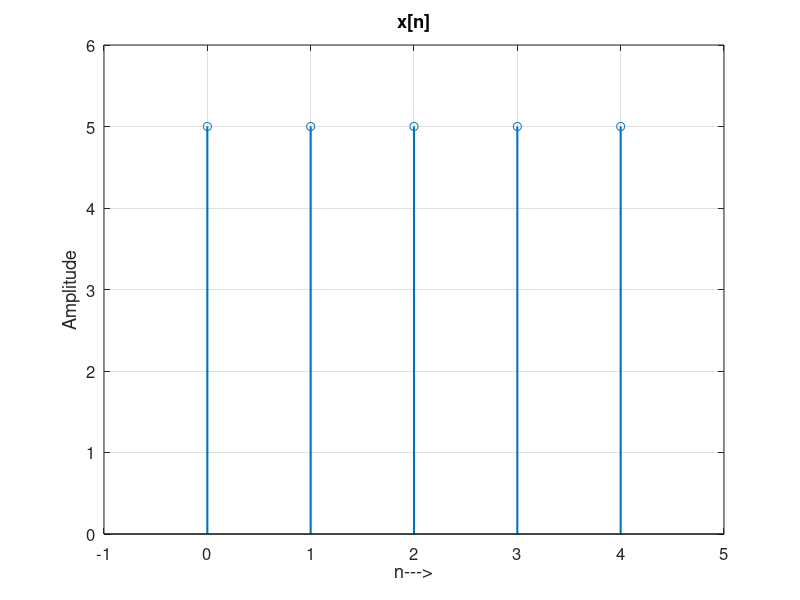
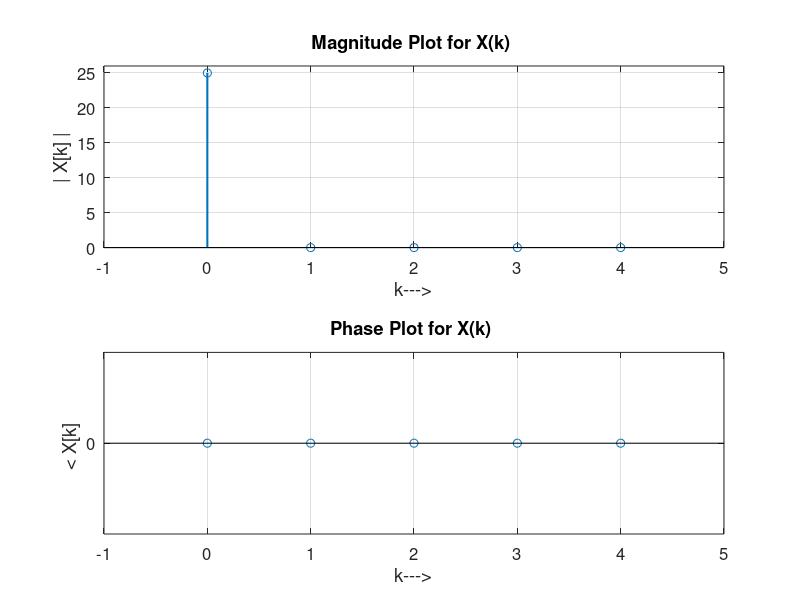
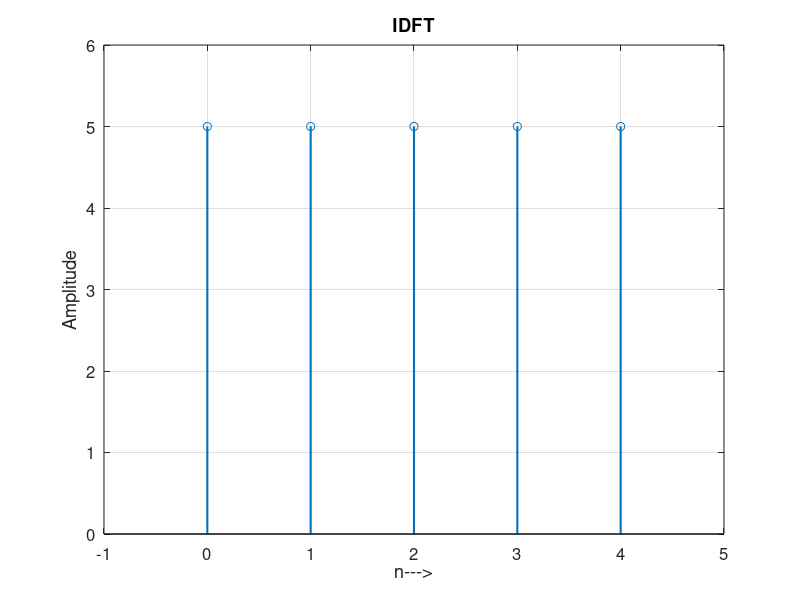
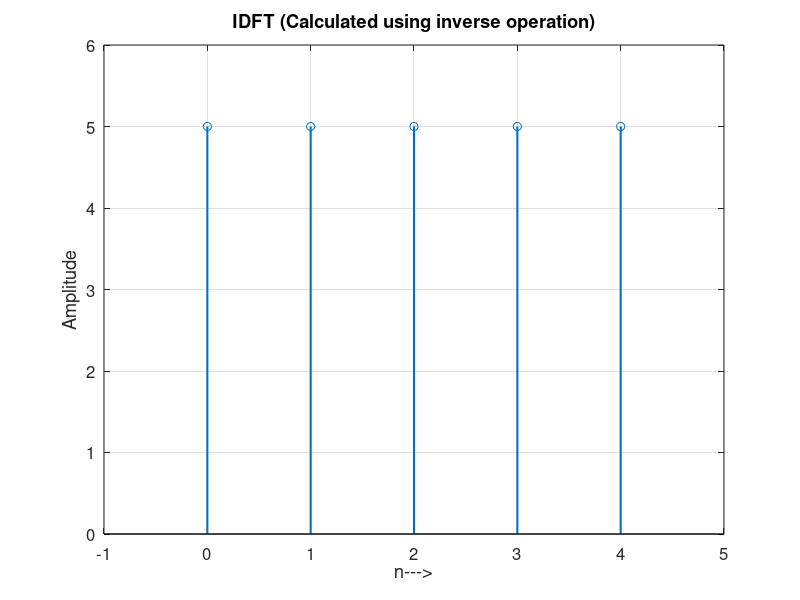

MATLAB code to generate these figures, in order:
clc;
clear;

% Asking for length of sequence
n = input("Enter length of sequence : ");

x = zeros(1, n);

% Taking User input
disp("Enter values in sequence x[n]");

for i = 1:n
    x(i) = input("> ");
end

% No. of points to be included in DFT
N = input("Enter no. of points you want to include in DFT: ");

% Condition check
if N < n
    error('Operation cannot be performed!!!');
else
    x = [x zeros(1, N - n)];
end

x = x';

range = 0:N-1;

% Defining bases functions matrix
Dn = ones(N, N); 
for i = 2:N
    for k = 2:N
        Dn(i, k) = exp(-1j*2*pi*(k-1)*(i-1)/ N);
    end
end

% Calculation DFT X(k)
X = Dn * x;

% Setting a small threshold for comparison
threshold = 1e-10;
for j = 1:N
    if abs(real(X(j))) < threshold
        X(j) = complex(0, imag(X(j)));
    end
    if abs(imag(X(j))) < threshold
        X(j) = complex(real(X(j)), 0);
    end
end

% Calculating conjugation of Dn
conj_Dn = conj(Dn);

% Calculating IDFT of X(k)
new_x = (1 / N) * conj_Dn * X;

% Verification by inverse operation
inverse_Dn = inv(Dn);
new_x2 = inverse_Dn * X;

% Plotting input sequence : x[n]
figure(1)
stem(range, x,'LineWidth',1.5)
grid on;
set(gca, 'FontSize', 12);
xlabel("n--->")
ylabel("Amplitude")
title("x[n]")
xlim([min(range)-1,max(range)+1])
ylim([0, max(x)+1])

% Plotting magnitude plot for X(k)
figure(2)
subplot(2,1,1)
stem(range, abs(X),'LineWidth',1.5)
grid on;
set(gca, 'FontSize', 12);
xlabel("k--->")
ylabel("| X[k] |")
title("Magnitude Plot for X(k) ")
xlim([min(range)-1,max(range)+1])
ylim([0, max(abs(X))+1])

% Plotting phase plot for X(k)
subplot(2,1,2)
stem(range, angle(X),'LineWidth',1.5)
grid on;
set(gca, 'FontSize', 12);
xlabel("k--->")
ylabel("< X[k] ")
title("Phase Plot for X(k) ")
xlim([min(range)-1,max(range)+1])
yticks([-pi, -pi/2, 0, pi/2, pi]);
yticklabels({'-π', '-π/2', '0', 'π/2', 'π'});

% Plotting result obtained from IDFT of X(k)
figure(3)
stem(range, new_x,'LineWidth',1.5)
grid on;
set(gca, 'FontSize', 12);
xlabel("n--->")
ylabel("Amplitude")
title("IDFT")
xlim([min(range)-1,max(range)+1])
ylim([0, max(x)+1])

% Plot for verifying our result using inverse operation
figure(4)
stem(range, new_x2,'LineWidth',1.5)
grid on;
set(gca, 'FontSize', 12);
xlabel("n--->")
ylabel("Amplitude")
title("IDFT (Calculated using inverse operation)")
xlim([min(range)-1,max(range)+1])
ylim([0, max(x)+1])
